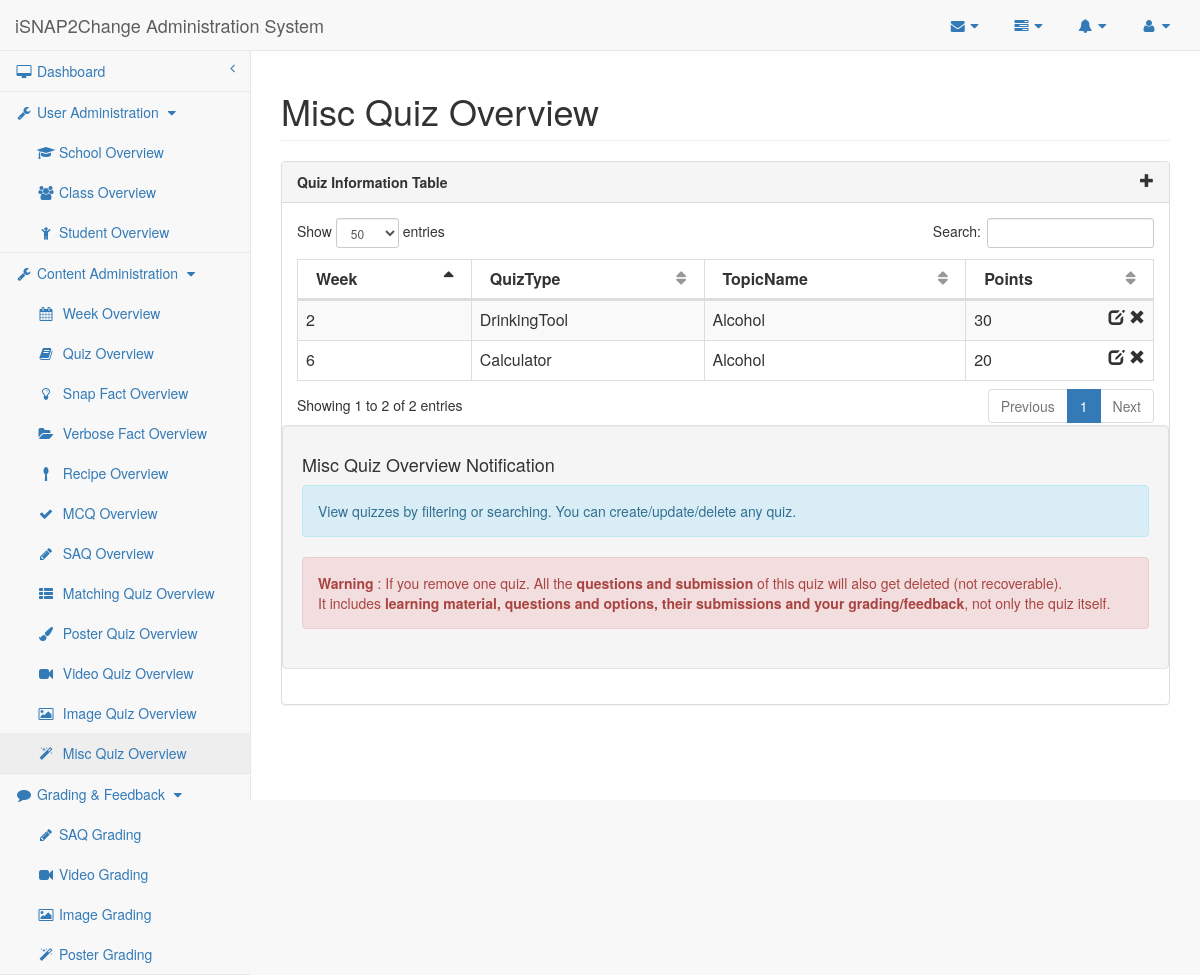
The app's page /researcher/misc.php with its own data.
### tables this page shows
CREATE TABLE IF NOT EXISTS `Misc_Section` (
  QuizID      MEDIUMINT,
  QuizSubType TEXT,
  Points      MEDIUMINT,
  CONSTRAINT Misc_Section_QuizID_PK PRIMARY KEY (QuizID),
  CONSTRAINT Misc_Section_QuizID_FK FOREIGN KEY (QuizID)
  REFERENCES Quiz (QuizID)
    ON DELETE CASCADE
    ON UPDATE CASCADE
);

CREATE TABLE IF NOT EXISTS `Quiz` (
  QuizID    MEDIUMINT AUTO_INCREMENT,
  Week      MEDIUMINT,
  QuizType  ENUM ('SAQ', 'MCQ', 'Matching', 'Poster', 'Misc'),
  ExtraQuiz BOOLEAN   DEFAULT 0,
  TopicID   MEDIUMINT,
  CONSTRAINT Quiz_QuizID_PK PRIMARY KEY (QuizID),
  CONSTRAINT Quiz_TopicID_FK FOREIGN KEY (TopicID)
  REFERENCES Topic (TopicID)
    ON DELETE CASCADE
    ON UPDATE CASCADE
);

CREATE TABLE IF NOT EXISTS `Topic` (
  TopicID   MEDIUMINT AUTO_INCREMENT,
  TopicName VARCHAR(190) UNIQUE,
  CONSTRAINT Topic_TopicID_PK PRIMARY KEY (TopicID)
);

### researcher/misc.php (called while the page is built)
<?php
require_once('quiz.php');
?>

### researcher/researcher-lib.php (called while the page is built, shortened)
<?php
require_once("../mysql-lib.php");
$editableQuizTypeArr = array('MCQ', 'SAQ', 'Matching', 'Poster', 'Video', 'Image');
$miscQuizTypeArr = array('DrinkingTool', 'Calculator');
$pageName = basename($_SERVER['SCRIPT_FILENAME'], '.php');
$pageNameForView = getPageNameForView($pageName);
function getPageNameForView($pageName)
{
    if ($pageName == 'mcq')
        $pageNameForView = 'Multiple Choice Quiz';
    else if ($pageName == 'mcq-editor')
        $pageNameForView = 'Multiple Choice Quiz Editor';
    else if (strpos($pageName, 'saq') !== false)
        $pageNameForView = 'SAQ';
    else if (defined('SAQ_LIKE_QUIZ_TYPE')) {
        $pageNameForView = ucfirst(SAQ_LIKE_QUIZ_TYPE) . ' Quiz';
    }
    else if (defined('SAQ_LIKE_SUBMISSION_TYPE')) {
        $pageNameForView = ucfirst(SAQ_LIKE_SUBMISSION_TYPE) . ' Grading';
    }
    else if (in_array(ucwords(str_replace('-', ' ', $pageName)), $GLOBALS['quizTypeArr'])) {
        $pageNameForView = ucwords(str_replace('-', ' ', $pageName)) . " Quiz";
    }
    else
        $pageNameForView = ucwords(str_replace('-', ' ', $pageName));
    return $pageNameForView;
}
?>

### mysql-lib.php (called while the page is built, shortened)
<?php
function getQuizPoints(PDO $conn, $quizID)
{
    $pointsBySection = array('MCQ', 'Matching', 'Poster', 'Misc');
    $pointsByQuestion = array('SAQ', 'Video', 'Image');
    $points = 0;
    $quizTypeSql = "SELECT COUNT(*) FROM Quiz WHERE QuizID = ?";
    $quizTypeQuery = $conn->prepare($quizTypeSql);
    $quizTypeQuery->execute(array($quizID));
    if ($quizTypeQuery->fetchColumn() > 0) {
        $quizTypeSql = "SELECT QuizType FROM Quiz WHERE QuizID = ?";
        $quizTypeQuery = $conn->prepare($quizTypeSql);
        $quizTypeQuery->execute(array($quizID));
        $quizTypeResult = $quizTypeQuery->fetch(PDO::FETCH_OBJ);
        $quizType = $quizTypeResult->QuizType;
        if (in_array($quizType, $pointsBySection)) {
            $pointsSql = "SELECT Points AS SumPoints FROM Quiz NATURAL JOIN " . $quizType . "_Section WHERE QuizID = ?";
        } else if (in_array($quizType, $pointsByQuestion)) {
            $pointsSql = "SELECT SUM(Points) AS SumPoints FROM Quiz NATURAL JOIN SAQ_Section NATURAL JOIN SAQ_Question WHERE QuizID = ?";
        } else {
            throw new Exception("Unexpected Quiz Type. QuizID: " . $quizID);
        }
        $pointsQuery = $conn->prepare($pointsSql);
        $pointsQuery->execute(array($quizID));
        $pointsResult = $pointsQuery->fetch(PDO::FETCH_OBJ);
        if (strlen($pointsResult->SumPoints) > 0) {
            $points = $pointsResult->SumPoints;
        }
    }
    return $points;
}
function getMiscQuizzes(PDO $conn)
{
    return getRecords($conn, "Misc_Section", array("Quiz", "Topic"));
}
function getRecords(PDO $conn, $tableName, array $joinTables = null)
{
    $tableSql = "SELECT * FROM " . $tableName;
    if ($joinTables != null) {
        foreach ($joinTables as $joinTable) {
            $tableSql .= " NATURAL JOIN " . $joinTable;
        }
    }
    $tableQuery = $conn->prepare($tableSql);
    $tableQuery->execute();
    $tableResult = $tableQuery->fetchAll(PDO::FETCH_OBJ);
    return $tableResult;
}
?>

### researcher/quiz.php (the view, shortened to what this page needs)
<?php
require_once("../mysql-lib.php");
require_once("researcher-lib.php");
try {
    $conn = db_connect();
} catch (Exception $e) {
    debug_err($e);
}
try {
    if (strpos($pageName, 'misc') !== false) {
        $quizResult = getMiscQuizzes($conn);
    }
} catch (Exception $e) {
    debug_err($e);
}
?>
<!DOCTYPE html>
<html lang="en">
<?php require_once('header-lib.php'); ?>
<body>
<div id="wrapper">
    <?php require_once('navigation.php'); ?>
    <div id="page-wrapper">
        <div class="row">
            <div class="col-lg-12">
                <h1 class="page-header"><?php echo $pageNameForView; ?> Overview
                </h1>
            </div>
        </div>
        <div class="row">
            <div class="col-lg-12">
                <div class="panel panel-default">
                    <div class="panel-heading">
                        Quiz Information Table <span class="glyphicon glyphicon-plus pull-right" data-toggle="modal"
                                                     data-target="#dialog"></span>
                    </div>
                    <div class="panel-body">
                        <div class="dataTable_wrapper">
                            <table class="table table-striped table-bordered table-hover" id="datatables">
                                <?php require_once('table-head.php'); ?>
                                <tbody>
                                <?php for ($i = 0; $i < count($quizResult); $i++) {
                                    $quizID = $quizResult[$i]->QuizID;
                                    $quizType = getQuizType($conn, $quizID);
                                    $points = getQuizPoints($conn, $quizID);
                                    ?>
                                    <tr class="<?php if ($i % 2 == 0) {
                                        echo "odd";
                                    } else {
                                        echo "even";
                                    } ?>">
                                        <td><?php echo $quizResult[$i]->Week ?></td>
                                        <td><?php echo $quizType ?></td>
                                        <td><?php echo $quizResult[$i]->TopicName ?></td>
                                        <td><?php echo $points ?>
                                            <span class="glyphicon glyphicon-remove pull-right"
                                                  aria-hidden="true"></span>
                                            <span class="pull-right" aria-hidden="true">&nbsp;</span>
                                            <?php if (in_array($quizType, $editableQuizTypeArr)) { ?>
                                                <a href="<?php echo strtolower($quizType); ?>-editor.php?quizID=<?php echo $quizID ?>">
                                                    <span class="glyphicon glyphicon-edit pull-right"
                                                          aria-hidden="true"></span>
                                                </a>
                                            <?php } else if (in_array($quizType, $miscQuizTypeArr)) { ?>
                                                <span class="glyphicon glyphicon-edit pull-right"
                                                      data-toggle="modal"
                                                      data-target="#dialog" aria-hidden="true"></span>
                                            <?php } ?>
                                        </td>
                                    </tr>
                                <?php } ?>
                                </tbody>
                            </table>
                        </div>
                        <?php require_once('quiz-overview-notification.php'); ?>
                    </div>
                </div>
            </div>
        </div>
    </div>
</div>
<?php require_once('sb-admin-lib.php'); ?>
</body>
</html>

### sb-admin/css/sb-admin-2.css (style rules this page uses)
body { background-color: #f8f8f8; }
#wrapper { width: 100%; }
#page-wrapper { padding: 0 15px; min-height: 568px; background-color: #fff; }
@media (min-width:768px) { #page-wrapper { position: inherit; margin: 0 0 0 250px; padding: 0 30px; border-left: 1px solid #e7e7e7; } }

### researcher/header-lib.php (style rules this page uses)
.panel-heading { font-weight: bold; }

### records on screen
misc_section: QuizID.Week "6", quizType "Calculator", topic.TopicName "Alcohol", points "20"
misc_section: QuizID.Week "2", quizType "DrinkingTool", topic.TopicName "Alcohol", points "30"

### other values on screen
$userAdminPageArr[$i] "School"
$userAdminPageArr[$i] "Class"
$userAdminPageArr[$i] "Student"
$contentAdminPageArr[$i] "Week"
$contentAdminPageArr[$i] "Quiz"
$contentAdminPageArr[$i] "Snap Fact"
$contentAdminPageArr[$i] "Verbose Fact"
$contentAdminPageArr[$i] "Recipe"
$contentAdminPageArr[$i] "MCQ"
$contentAdminPageArr[$i] "SAQ"
$contentAdminPageArr[$i] "Matching"
$contentAdminPageArr[$i] "Poster"
$contentAdminPageArr[$i] "Video"
$contentAdminPageArr[$i] "Image"
$contentAdminPageArr[$i] "Misc"
